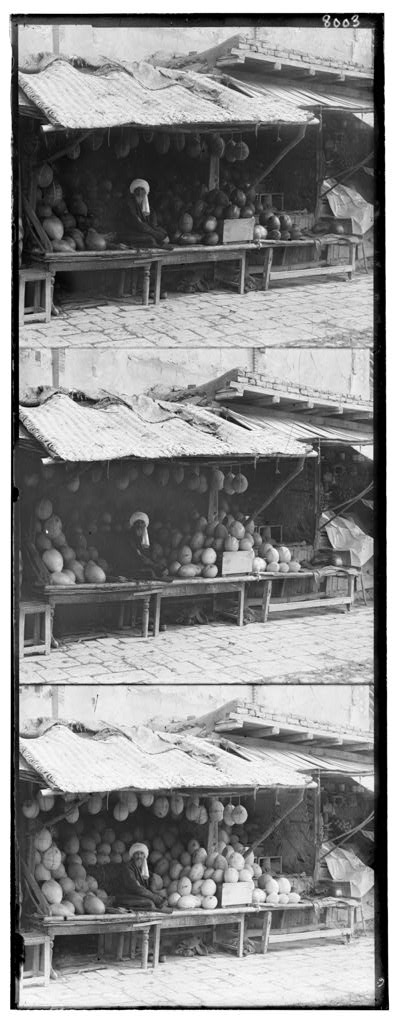
%> input picture project1/fruits.jpg, 397 x 1024 px
$ octave project1pt2.m   (GNU Octave 9; MATLAB toolbox functions it lacks are replaced by stand-ins)
%> lines starting %> are read from the running program, lines starting %| are printed output that depends on the picture
% CS194-26 (cs219-26): Project 1, starter Matlab code

% name of the input file
imname = 'fruits.jpg';

% read in the image
fullim = imread(imname);
%> fullim is the input picture: size 1024x397 uint8; min 0, max 255, mean 138.9

% convert to double matrix (might want to do this later on to same memory)
fullim = im2double(fullim);
%> fullim: size 1024x397 double

% compute the height of each part (just 1/3 of total)
height = floor(size(fullim,1)/3);
%> height = 341
% separate color channels
B = fullim(1:height,:);
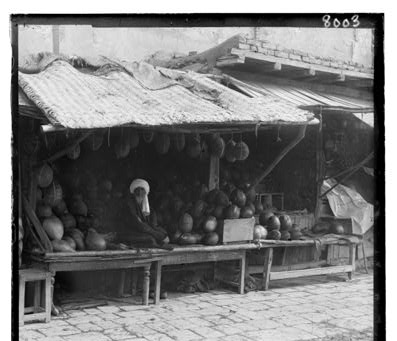
%> B: size 341x397 double; min 0, max 1, mean 0.484
G = fullim(height+1:height*2,:);
R = fullim(height*2+1:height*3,:);

% Align the images
% Functions that might be useful to you for aligning the images include:
% "circshift", "sum", and "imresize" (for multiscale)
%aG = sum(G,B);
%aR = sum(R,B);

% Blur each image separately before shrinking
% % B
integralI = integralImage(B);
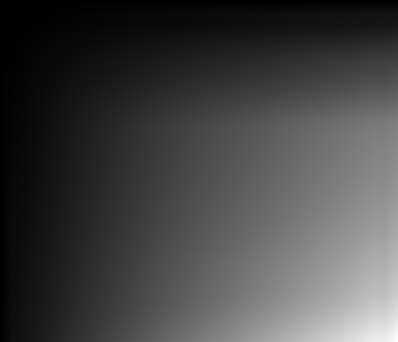
%> integralI: size 342x398 double; min 0, max 65582.3, mean 17568.6; drawn with min black and max white
%> (the run ends here)

$ run again, with project1/moon.jpg copied over project1/fruits.jpg
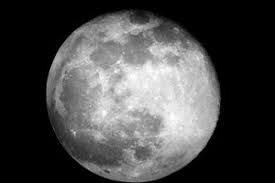
%> input picture project1/moon.jpg, 275 x 183 px
%> fullim is the input picture: size 183x275x3 uint8; min 0, max 255, mean 71.5
%> fullim: size 183x275x3 double
%> `B = fullim(1:height,:);`:
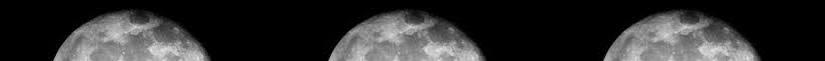
%> B: size 61x825 double; min 0, max 0.914, mean 0.176
%> `integralI = integralImage(B);`:
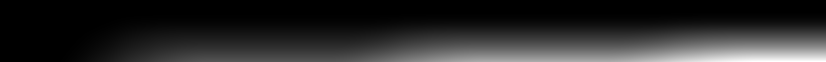
%> integralI: size 62x826 double; min 0, max 8854.2, mean 1374; drawn with min black and max white
